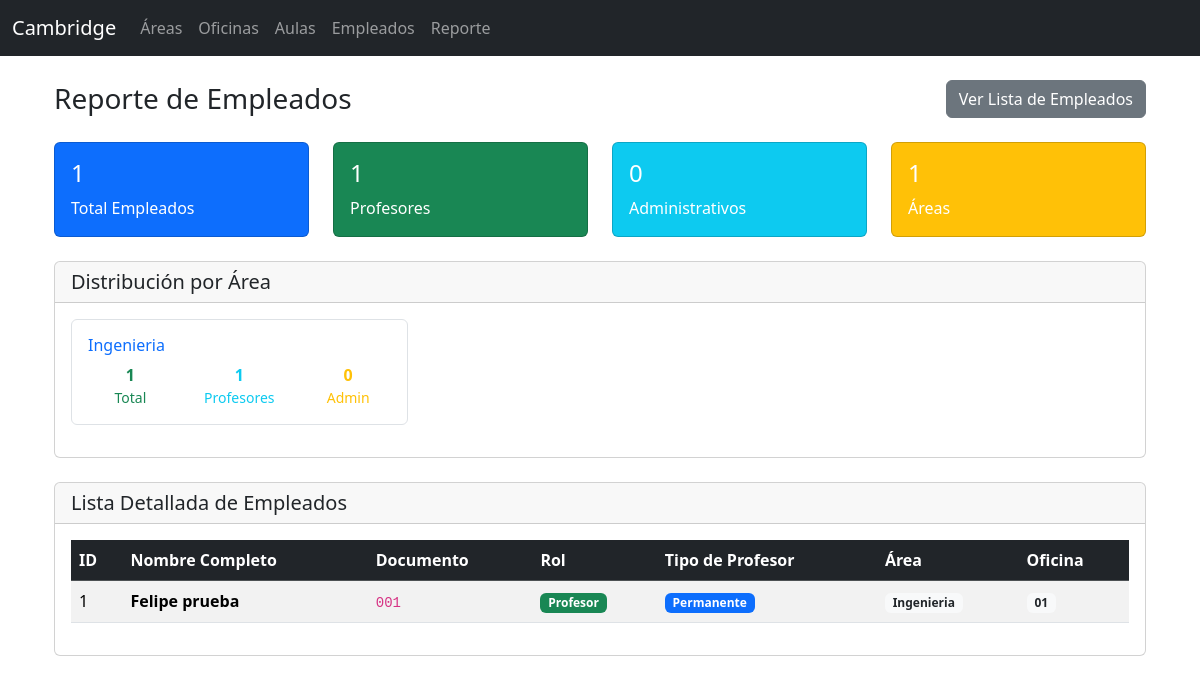
Screenshot of /reports/employees/ with the database file from the repository.
### core/models.py (models this page shows, shortened)
class Area(models.Model):
    name = models.CharField(max_length=100, unique=True)

class Employee(models.Model):
    class Role(models.TextChoices):
        PROFESSOR = 'PROFESSOR', 'Professor'
        ADMINISTRATIVE = 'ADMINISTRATIVE', 'Administrative'
    class ProfessorType(models.TextChoices):
        NONE = 'NONE', 'None'  # for non-professors
        PERMANENT = 'PERMANENT', 'Permanent'
        CONTRACTOR = 'CONTRACTOR', 'Contractor'
    document_id = models.CharField(max_length=30, unique=True)
    full_name = models.CharField(max_length=120)
    role = models.CharField(max_length=20, choices=Role.choices)
    professor_type = models.CharField(max_length=20, choices=ProfessorType.choices, default=ProfessorType.NONE)
    area = models.ForeignKey(Area, on_delete=models.PROTECT, related_name='employees')
    office = models.ForeignKey(Office, on_delete=models.PROTECT, related_name='employees')

class Office(models.Model):
    code = models.CharField(max_length=20, unique=True)
    area = models.ForeignKey(Area, on_delete=models.CASCADE, related_name='offices')

### core/views_front.py (the view)
class EmployeeReportView(ListView):
    model = Employee
    template_name = 'reports/employee_report.html'
    context_object_name = 'employees'
    paginate_by = 50
    def get_queryset(self):
        return Employee.objects.select_related('area', 'office').all().order_by('area__name', 'office__code', 'full_name')
    def get_context_data(self, **kwargs):
        context = super().get_context_data(**kwargs)
        context['total_employees'] = Employee.objects.count()
        context['total_professors'] = Employee.objects.filter(role=Employee.Role.PROFESSOR).count()
        context['total_administrative'] = Employee.objects.filter(role=Employee.Role.ADMINISTRATIVE).count()
        context['area_stats'] = (
            Employee.objects
            .values('area__name')
            .annotate(
                total=Count('id'),
                professors=Count('id', filter=Q(role=Employee.Role.PROFESSOR)),
                administrative=Count('id', filter=Q(role=Employee.Role.ADMINISTRATIVE))
            )
            .order_by('area__name')
        )
        context['office_stats'] = (
            Employee.objects
            .select_related('office', 'area')
            .values('office__code', 'office__area__name')
            .annotate(
                total=Count('id'),
                professors=Count('id', filter=Q(role=Employee.Role.PROFESSOR)),
                administrative=Count('id', filter=Q(role=Employee.Role.ADMINISTRATIVE))
            )
            .order_by('office__area__name', 'office__code')
        )
        return context

### templates/reports/employee_report.html (shortened to what this page needs)
{% extends 'base.html' %}
{% block content %}
<div class="container-fluid">
    <div class="row">
        <div class="col-12">
            <div class="d-flex justify-content-between align-items-center mb-4">
                <h1 class="h3 mb-0">Reporte de Empleados</h1>
                <div>
                    <a href="{% url 'front:employees_list' %}" class="btn btn-secondary">
                         Ver Lista de Empleados
                    </a>
                </div>
            </div>
            <div class="row mb-4">
                <div class="col-md-3">
                    <div class="card bg-primary text-white">
                        <div class="card-body">
                            <div class="d-flex justify-content-between">
                                <div>
                                    <h4 class="card-title">{{ total_employees }}</h4>
                                    <p class="card-text">Total Empleados</p>
                                </div>
                            </div>
                        </div>
                    </div>
                </div>
                <div class="col-md-3">
                    <div class="card bg-success text-white">
                        <div class="card-body">
                            <div class="d-flex justify-content-between">
                                <div>
                                    <h4 class="card-title">{{ total_professors }}</h4>
                                    <p class="card-text">Profesores</p>
                                </div>
                            </div>
                        </div>
                    </div>
                </div>
                <div class="col-md-3">
                    <div class="card bg-info text-white">
                        <div class="card-body">
                            <div class="d-flex justify-content-between">
                                <div>
                                    <h4 class="card-title">{{ total_administrative }}</h4>
                                    <p class="card-text">Administrativos</p>
                                </div>
                            </div>
                        </div>
                    </div>
                </div>
                <div class="col-md-3">
                    <div class="card bg-warning text-white">
                        <div class="card-body">
                            <div class="d-flex justify-content-between">
                                <div>
                                    <h4 class="card-title">{{ area_stats|length }}</h4>
                                    <p class="card-text">Áreas</p>
                                </div>
                            </div>
                        </div>
                    </div>
                </div>
            </div>
            <div class="row mb-4">
                <div class="col-12">
                    <div class="card">
                        <div class="card-header">
                            <h5 class="card-title mb-0">
                                 Distribución por Área
                            </h5>
                        </div>
                        <div class="card-body">
                            <div class="row">
                                {% for area in area_stats %}
                                <div class="col-md-4 mb-3">
                                    <div class="border rounded p-3">
                                        <h6 class="text-primary">{{ area.area__name }}</h6>
                                        <div class="row text-center">
                                            <div class="col-4">
                                                <div class="text-success">
                                                    <strong>{{ area.total }}</strong>
                                                    <small class="d-block">Total</small>
                                                </div>
                                            </div>
                                            <div class="col-4">
                                                <div class="text-info">
                                                    <strong>{{ area.professors }}</strong>
                                                    <small class="d-block">Profesores</small>
                                                </div>
                                            </div>
                                            <div class="col-4">
                                                <div class="text-warning">
                                                    <strong>{{ area.administrative }}</strong>
                                                    <small class="d-block">Admin</small>
                                                </div>
                                            </div>
                                        </div>
                                    </div>
                                </div>
                                {% endfor %}
                            </div>
                        </div>
                    </div>
                </div>
            </div>
            <div class="card">
                <div class="card-header">
                    <h5 class="card-title mb-0">
                         Lista Detallada de Empleados
                    </h5>
                </div>
                <div class="card-body">
                    <div class="table-responsive">
                        <table class="table table-striped table-hover">
                            <thead class="table-dark">
                                <tr>
                                    <th>ID</th>
                                    <th>Nombre Completo</th>
                                    <th>Documento</th>
                                    <th>Rol</th>
                                    <th>Tipo de Profesor</th>
                                    <th>Área</th>
                                    <th>Oficina</th>
                                </tr>
                            </thead>
                            <tbody>
                                {% for employee in employees %}
                                <tr>
                                    <td>{{ employee.id }}</td>
                                    <td>
                                        <strong>{{ employee.full_name }}</strong>
                                    </td>
                                    <td>
                                        <code>{{ employee.document_id }}</code>
                                    </td>
                                    <td>
                                        {% if employee.role == 'PROFESSOR' %}
                                            <span class="badge bg-success">
                                                 Profesor
                                            </span>
                                        {% else %}
                                            <span class="badge bg-info">
                                                <i class="fas fa-briefcase"></i> Administrativo
                                            </span>
                                        {% endif %}
                                    </td>
                                    <td>
                                        {% if employee.professor_type == 'PERMANENT' %}
                                            <span class="badge bg-primary">Permanente</span>
                                        {% elif employee.professor_type == 'CONTRACTOR' %}
                                            <span class="badge bg-warning">Contratista</span>
                                        {% else %}
                                            <span class="badge bg-secondary">-</span>
                                        {% endif %}
                                    </td>
                                    <td>
                                        <span class="badge bg-light text-dark">
                                             {{ employee.area.name }}
                                        </span>
                                    </td>
                                    <td>
                                        <span class="badge bg-light text-dark">
                                             {{ employee.office.code }}
                                        </span>
                                    </td>
                                </tr>
                                {% empty %}
                                <tr>
                                    <td colspan="7" class="text-center text-muted">
                                        <i class="fas fa-info-circle"></i> No hay empleados registrados
                                    </td>
                                </tr>
                                {% endfor %}
                            </tbody>
                        </table>
                    </div>
                </div>
            </div>
        </div>
    </div>
</div>
{% endblock %}

### templates/base.html (shortened to what this page needs)
<!doctype html>
<html lang="es">
  <head>
    <link href="https://cdn.jsdelivr.net/npm/bootstrap@5.3.3/dist/css/bootstrap.min.css" rel="stylesheet">
  </head>
  <body>
    <nav class="navbar navbar-expand-lg navbar-dark bg-dark">
      <div class="container-fluid">
        <a class="navbar-brand" href="/">Cambridge</a>
        <div class="collapse navbar-collapse" id="navbarsExample">
          <ul class="navbar-nav me-auto mb-2 mb-lg-0">
            <li class="nav-item"><a class="nav-link" href="/areas/">Áreas</a></li>
            <li class="nav-item"><a class="nav-link" href="/offices/">Oficinas</a></li>
            <li class="nav-item"><a class="nav-link" href="/classrooms/">Aulas</a></li>
            <li class="nav-item"><a class="nav-link" href="/employees/">Empleados</a></li>
            <li class="nav-item"><a class="nav-link" href="/reports/employees/">Reporte</a></li>
          </ul>
        </div>
      </div>
    </nav>
    <main class="container py-4">
      {% block content %}{% endblock %}
    </main>
  </body>
  </html>

### rows the page displays
Area: area__name "Ingenieria", total "1", professors "1", administrative "0"
Employee: id "1", full_name "Felipe prueba", document_id "001", role "Profesor", professor_type "Permanente", area.name "Ingenieria", office.code "01"

### other values shown
{{ total_employees }} "1"
{{ total_professors }} "1"
{{ total_administrative }} "0"
{{ area_stats|length }} "1"
